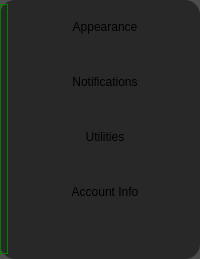
    <widget class="QFrame" name="frame">
     <property name="minimumSize">
      <size>
       <width>200</width>
       <height>0</height>
      </size>
     </property>
     <property name="maximumSize">
      <size>
       <width>200</width>
       <height>16777215</height>
      </size>
     </property>
     <property name="styleSheet">
      <string notr="true">QFrame{
background-color:rgba(250,250,200,0.6);
background:rgba(55, 58, 64,0.7);
border-radius:15px;
background:rgba(16, 51, 76, 0.7);
background:rgba(31, 31, 31,0.8);
}
QLabel{
background:transparent;
}
#frame_2{
background:transparent;
}
QToolButton{
background:transparent;
border-radius:10px;
}
QToolButton:hover{
background:rgba(30,30,30,0.6);
border-radius:10px;
color:rgba(71, 158, 245, 1);
}</string>
     </property>
     <property name="frameShape">
      <enum>QFrame::Shape::StyledPanel</enum>
     </property>
     <property name="frameShadow">
      <enum>QFrame::Shadow::Raised</enum>
     </property>
     <layout class="QGridLayout" name="gridLayout_4">
      <property name="leftMargin">
       <number>0</number>
      </property>
      <property name="topMargin">
       <number>4</number>
      </property>
      <property name="rightMargin">
       <number>0</number>
      </property>
      <property name="bottomMargin">
       <number>5</number>
      </property>
      <property name="horizontalSpacing">
       <number>0</number>
      </property>
      <property name="verticalSpacing">
       <number>10</number>
      </property>
      <item row="2" column="1">
       <widget class="CustomToolButton" name="utilitiesButton">
        <property name="minimumSize">
         <size>
          <width>194</width>
          <height>45</height>
         </size>
        </property>
        <property name="styleSheet">
         <string notr="true"/>
        </property>
        <property name="text">
         <string>Utilities</string>
        </property>
        <property name="toolButtonStyle">
         <enum>Qt::ToolButtonStyle::ToolButtonTextBesideIcon</enum>
        </property>
       </widget>
      </item>
      <item row="4" column="1">
       <spacer name="verticalSpacer">
        <property name="orientation">
         <enum>Qt::Orientation::Vertical</enum>
        </property>
        <property name="sizeHint" stdset="0">
         <size>
          <width>20</width>
          <height>40</height>
         </size>
        </property>
       </spacer>
      </item>
      <item row="3" column="1">
       <widget class="CustomToolButton" name="userInfoButton">
        <property name="minimumSize">
         <size>
          <width>194</width>
          <height>45</height>
         </size>
        </property>
        <property name="styleSheet">
         <string notr="true"/>
        </property>
        <property name="text">
         <string>Account Info</string>
        </property>
        <property name="toolButtonStyle">
         <enum>Qt::ToolButtonStyle::ToolButtonTextBesideIcon</enum>
        </property>
       </widget>
      </item>
      <item row="0" column="1">
       <widget class="CustomToolButton" name="appareanceButton">
        <property name="minimumSize">
         <size>
          <width>194</width>
          <height>45</height>
         </size>
        </property>
        <property name="styleSheet">
         <string notr="true"/>
        </property>
        <property name="text">
         <string>Appearance</string>
        </property>
        <property name="toolButtonStyle">
         <enum>Qt::ToolButtonStyle::ToolButtonTextBesideIcon</enum>
        </property>
       </widget>
      </item>
      <item row="1" column="1">
       <widget class="CustomToolButton" name="notifButton">
        <property name="minimumSize">
         <size>
          <width>194</width>
          <height>45</height>
         </size>
        </property>
        <property name="styleSheet">
         <string notr="true"/>
        </property>
        <property name="text">
         <string>Notifications</string>
        </property>
        <property name="toolButtonStyle">
         <enum>Qt::ToolButtonStyle::ToolButtonTextBesideIcon</enum>
        </property>
       </widget>
      </item>
      <item row="0" column="0" rowspan="5">
       <widget class="SelectOption" name="selectWidget" native="true">
        <property name="minimumSize">
         <size>
          <width>8</width>
          <height>0</height>
         </size>
        </property>
        <property name="maximumSize">
         <size>
          <width>8</width>
          <height>16777215</height>
         </size>
        </property>
        <property name="styleSheet">
         <string notr="true">border:1px solid green;</string>
        </property>
       </widget>
      </item>
     </layout>
    </widget>
